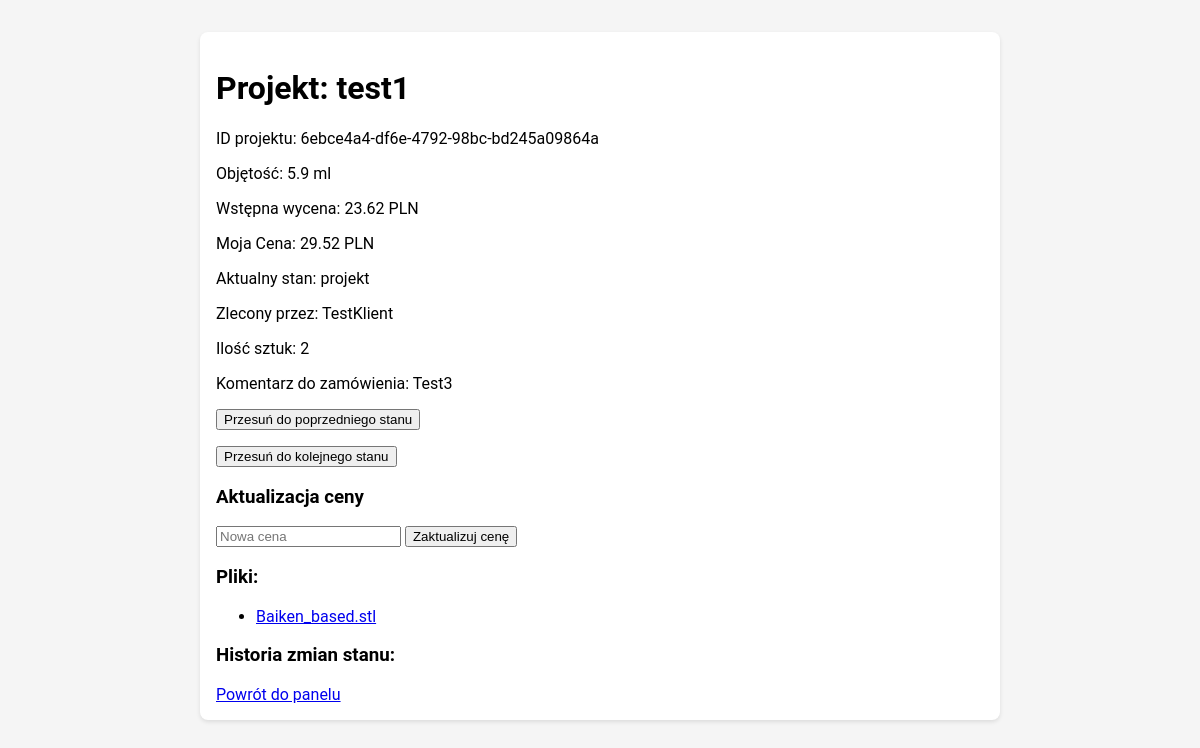
The app's page /business/project/6ebce4a4-df6e-4792-98bc-bd245a09864a (signed in) with its own data.
### app.py (models this page shows, shortened)
class Project(db.Model):
    id = db.Column(db.String(36), primary_key=True, default=lambda: str(uuid.uuid4()))
    name = db.Column(db.String(256), nullable=False)  # nazwa projektu
    user_id = db.Column(db.Integer, db.ForeignKey('user.id'), nullable=True)
    main_file_name = db.Column(db.String(256))
    main_file_path = db.Column(db.String(512))
    volume_ml = db.Column(db.Float)
    estimated_cost = db.Column(db.Float)
    final_cost = db.Column(db.Float, nullable=True)
    state = db.Column(db.String(50))
    quantity = db.Column(db.Integer, nullable=False, default=1)
    order_comment = db.Column(db.Text, nullable=True)
    files = db.relationship('ProjectFile', backref='project', lazy=True)
    state_logs = db.relationship('ProjectStateLog', backref='project', lazy=True)

class User(UserMixin, db.Model):
    id = db.Column(db.Integer, primary_key=True)
    username = db.Column(db.String(80), unique=True, nullable=False)
    email = db.Column(db.String(120), unique=True, nullable=False)
    password_hash = db.Column(db.String(128), nullable=False)
    role = db.Column(db.String(20), nullable=False, default='client')  # domyślnie 'client'
    my_price_per_ml = db.Column(db.Float, nullable=True)
    projects = db.relationship('Project', backref='owner', lazy=True)

class ProjectFile(db.Model):
    id = db.Column(db.Integer, primary_key=True)
    project_id = db.Column(db.String(36), db.ForeignKey('project.id'), nullable=False)
    filename = db.Column(db.String(256))
    file_path = db.Column(db.String(512))

### app.py (the view, shortened to what this page needs)
@app.route('/business/project/<project_id>', methods=['GET', 'POST'])
@login_required
def business_project_detail(project_id):
    if current_user.role != 'business':
        flash("Brak dostępu.")
        return redirect(url_for('index'))
    project = db.session.get(Project, project_id)
    if not project:
        flash("Nie znaleziono projektu.")
        return redirect(url_for('business_dashboard'))
    logs = ProjectStateLog.query.filter_by(project_id=project.id).order_by(ProjectStateLog.timestamp.desc()).all()
    files = ProjectFile.query.filter_by(project_id=project.id).all()
    global_price = get_global_price()
    return render_template("business_project_detail.html", project=project, logs=logs, files=files, global_price=global_price)

### app.py (called while the page is built)
def get_config_value(key, default=None):
    config = Config.query.filter_by(key=key).first()
    if config:
        return config.value
    return default

def get_global_price():
    try:
        return float(get_config_value("PricePerML", 2.0))
    except:
        return 2.0

@login_manager.user_loader
def load_user(user_id):
    return db.session.get(User, int(user_id))

### templates/business_project_detail.html (shortened to what this page needs)
{% extends "base.html" %}
{% block content %}
<div class="card">
  <h1>Projekt: {{ project.name }}</h1>
  <p>ID projektu: {{ project.id }}</p>
  <p>Objętość: {{ project.volume_ml|round(2) }} ml</p>
  <p>Wstępna wycena: {{ project.estimated_cost|round(2) }} PLN</p>
  {% if current_user.role == 'business' %}
  {% set my_price = current_user.my_price_per_ml if current_user.my_price_per_ml is not none else global_price %}
  <p>Moja Cena: {{ (project.volume_ml * project.quantity * my_price)|round(2) }} PLN</p>
  {% endif %}
  <p>Aktualny stan: {{ project.state }}</p>
  <p>Zlecony przez: {{ project.owner.username if project.owner else 'Brak właściciela' }}</p>
  <p>Ilość sztuk: {{ project.quantity }}</p>
  <p>Komentarz do zamówienia: {{ project.order_comment if project.order_comment else 'Brak komentarza' }}</p>
  <form method="post" style="margin-bottom: 1rem;">
    <button type="submit" name="prev_state" value="1">Przesuń do poprzedniego stanu</button>
  </form>
  <form method="post" style="margin-bottom: 1rem;">
    <button type="submit" name="next_state" value="1">Przesuń do kolejnego stanu</button>
  </form>
  <h3>Aktualizacja ceny</h3>
  <form method="post">
    <input type="text" name="final_cost" placeholder="Nowa cena">
    <button type="submit">Zaktualizuj cenę</button>
  </form>
  <h3>Pliki:</h3>
  <ul>
    {% for file in files %}
      <li>
        <a href="{{ url_for('download', project_id=project.id, file_id=file.id) }}">
          {{ file.filename }}
        </a>
      </li>
    {% endfor %}
  </ul>
  <h3>Historia zmian stanu:</h3>
  <a href="{{ url_for('business_dashboard') }}">Powrót do panelu</a>
</div>
{% endblock %}

### templates/base.html (shortened to what this page needs)
<!doctype html>
<html lang="pl">
<head>
  <link rel="stylesheet" href="https://unpkg.com/material-components-web@latest/dist/material-components-web.min.css">
</head>
<body>
  <div class="container">
    {% block content %}{% endblock %}
  </div>
</body>
</html>

### templates/base.html (style rules this page uses)
body { font-family: Roboto, sans-serif; margin: 0; padding: 0; background: #f5f5f5; }
.container { max-width: 800px; margin: 0 auto; padding: 1rem; }
.card { background: #fff; padding: 1rem; margin: 1rem 0; border-radius: 8px; box-shadow: 0 2px 4px rgba(0,0,0,0.1); }

### records on screen
Project: name "test1", id "6ebce4a4-df6e-4792-98bc-bd245a09864a", volume_ml "5.9", estimated_cost "23.62", (project.volume_ml*project.quantity*my_price)|round(2) "29.52", state "projekt", quantity "2", order_comment "Test3"
User: owner "TestKlient"
ProjectFile: filename "Baiken_based.stl"
